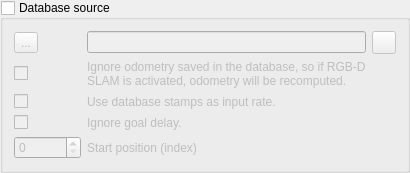
                     <widget class="QGroupBox" name="groupBox_sourceDatabase">
                      <property name="title">
                       <string>Database source</string>
                      </property>
                      <property name="checkable">
                       <bool>true</bool>
                      </property>
                      <property name="checked">
                       <bool>false</bool>
                      </property>
                      <layout class="QGridLayout" name="gridLayout_9">
                       <item row="0" column="2">
                        <widget class="QToolButton" name="toolButton_dbViewer">
                         <property name="toolTip">
                          <string>Open database viewer</string>
                         </property>
                         <property name="text">
                          <string/>
                         </property>
                         <property name="icon">
                          <iconset resource="../GuiLib.qrc">
                           <normaloff>:/images/mag_glass.png</normaloff>:/images/mag_glass.png</iconset>
                         </property>
                        </widget>
                       </item>
                       <item row="1" column="0">
                        <widget class="QCheckBox" name="source_checkBox_ignoreOdometry">
                         <property name="text">
                          <string/>
                         </property>
                        </widget>
                       </item>
                       <item row="0" column="0">
                        <widget class="QToolButton" name="source_database_toolButton_selectSource">
                         <property name="text">
                          <string>...</string>
                         </property>
                        </widget>
                       </item>
                       <item row="0" column="1">
                        <widget class="QLineEdit" name="source_database_lineEdit_path"/>
                       </item>
                       <item row="4" column="1">
                        <widget class="QLabel" name="label_58">
                         <property name="text">
                          <string>Start position (index)</string>
                         </property>
                        </widget>
                       </item>
                       <item row="4" column="0">
                        <widget class="QSpinBox" name="source_spinBox_databaseStartPos">
                         <property name="minimum">
                          <number>0</number>
                         </property>
                         <property name="maximum">
                          <number>999999999</number>
                         </property>
                        </widget>
                       </item>
                       <item row="1" column="1">
                        <widget class="QLabel" name="label_72">
                         <property name="text">
                          <string>Ignore odometry saved in the database, so if RGB-D SLAM is activated, odometry will be recomputed.</string>
                         </property>
                         <property name="wordWrap">
                          <bool>true</bool>
                         </property>
                        </widget>
                       </item>
                       <item row="3" column="1">
                        <widget class="QLabel" name="label_80">
                         <property name="text">
                          <string>Ignore goal delay.</string>
                         </property>
                         <property name="wordWrap">
                          <bool>true</bool>
                         </property>
                        </widget>
                       </item>
                       <item row="3" column="0">
                        <widget class="QCheckBox" name="source_checkBox_ignoreGoalDelay">
                         <property name="text">
                          <string/>
                         </property>
                        </widget>
                       </item>
                       <item row="2" column="1">
                        <widget class="QLabel" name="label_90">
                         <property name="text">
                          <string>Use database stamps as input rate.</string>
                         </property>
                         <property name="wordWrap">
                          <bool>true</bool>
                         </property>
                        </widget>
                       </item>
                       <item row="2" column="0">
                        <widget class="QCheckBox" name="source_checkBox_useDbStamps">
                         <property name="text">
                          <string/>
                         </property>
                        </widget>
                       </item>
                      </layout>
                     </widget>
